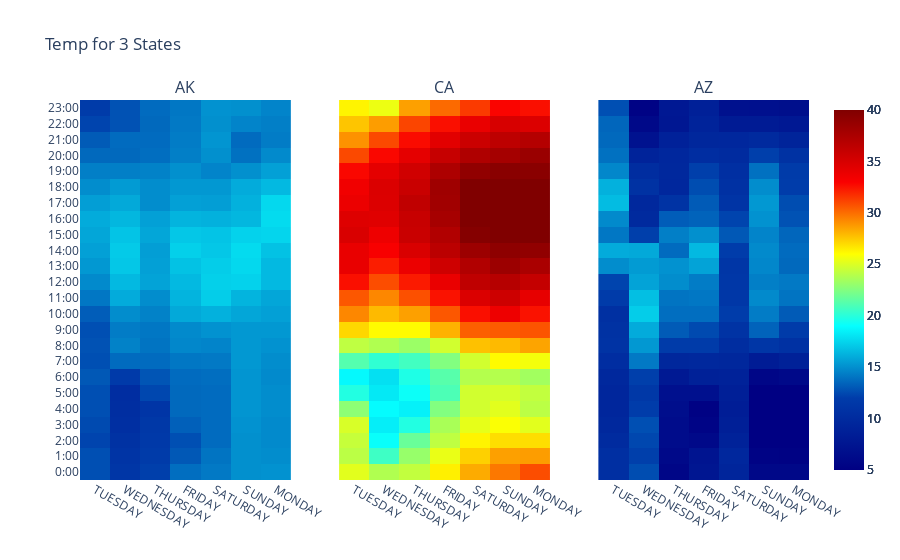

The code cell stored with this chart in its notebook:
### Code cell
pyo.iplot(fig)

### Figure 1 — Plotly figure (JSON) as saved in the notebook; plotly's stock layout.template omitted (floating-point values rounded to 4 significant figures; data arrays with more than 128 entries replaced by an {"elided": "..."} marker saying what was removed)
{"data": [{"colorscale": [[0, "rgb(0,0,131)"], [0.2, "rgb(0,60,170)"], [0.4, "rgb(5,255,255)"], [0.6, "rgb(255,255,0)"], [0.8, "rgb(250,0,0)"], [1, "rgb(128,0,0)"]], "type": "heatmap", "x": {"elided": "168 str values"}, "xaxis": "x", "y": {"elided": "168 str values"}, "yaxis": "y", "z": {"elided": "168 float values"}, "zmax": 40, "zmin": 5}, {"colorscale": [[0, "rgb(0,0,131)"], [0.2, "rgb(0,60,170)"], [0.4, "rgb(5,255,255)"], [0.6, "rgb(255,255,0)"], [0.8, "rgb(250,0,0)"], [1, "rgb(128,0,0)"]], "type": "heatmap", "x": {"elided": "168 str values"}, "xaxis": "x2", "y": {"elided": "168 str values"}, "yaxis": "y2", "z": {"elided": "168 float values"}, "zmax": 40, "zmin": 5}, {"colorscale": [[0, "rgb(0,0,131)"], [0.2, "rgb(0,60,170)"], [0.4, "rgb(5,255,255)"], [0.6, "rgb(255,255,0)"], [0.8, "rgb(250,0,0)"], [1, "rgb(128,0,0)"]], "type": "heatmap", "x": {"elided": "168 str values"}, "xaxis": "x3", "y": {"elided": "168 str values"}, "yaxis": "y3", "z": {"elided": "168 float values"}, "zmax": 40, "zmin": 5}, {"colorscale": [[0, "rgb(0,0,131)"], [0.2, "rgb(0,60,170)"], [0.4, "rgb(5,255,255)"], [0.6, "rgb(255,255,0)"], [0.8, "rgb(250,0,0)"], [1, "rgb(128,0,0)"]], "type": "heatmap", "x": {"elided": "168 str values"}, "xaxis": "x", "y": {"elided": "168 str values"}, "yaxis": "y", "z": {"elided": "168 float values"}, "zmax": 40, "zmin": 5}, {"colorscale": [[0, "rgb(0,0,131)"], [0.2, "rgb(0,60,170)"], [0.4, "rgb(5,255,255)"], [0.6, "rgb(255,255,0)"], [0.8, "rgb(250,0,0)"], [1, "rgb(128,0,0)"]], "type": "heatmap", "x": {"elided": "168 str values"}, "xaxis": "x2", "y": {"elided": "168 str values"}, "yaxis": "y2", "z": {"elided": "168 float values"}, "zmax": 40, "zmin": 5}, {"colorscale": [[0, "rgb(0,0,131)"], [0.2, "rgb(0,60,170)"], [0.4, "rgb(5,255,255)"], [0.6, "rgb(255,255,0)"], [0.8, "rgb(250,0,0)"], [1, "rgb(128,0,0)"]], "type": "heatmap", "x": {"elided": "168 str values"}, "xaxis": "x3", "y": {"elided": "168 str values"}, "yaxis": "y3", "z": {"elided": "168 float values"}, "zmax": 40, "zmin": 5}], "layout": {"annotations": [{"font": {"size": 16}, "showarrow": false, "text": "AK", "x": 0.1444, "xanchor": "center", "xref": "paper", "y": 1, "yanchor": "bottom", "yref": "paper"}, {"font": {"size": 16}, "showarrow": false, "text": "CA", "x": 0.5, "xanchor": "center", "xref": "paper", "y": 1, "yanchor": "bottom", "yref": "paper"}, {"font": {"size": 16}, "showarrow": false, "text": "AZ", "x": 0.8556, "xanchor": "center", "xref": "paper", "y": 1, "yanchor": "bottom", "yref": "paper"}], "autosize": true, "title": {"text": "Temp for 3 States"}, "xaxis": {"anchor": "y", "autorange": true, "domain": [0, 0.2889], "range": [-0.5, 6.5], "type": "category"}, "xaxis2": {"anchor": "y2", "autorange": true, "domain": [0.3556, 0.6444], "range": [-0.5, 6.5], "type": "category"}, "xaxis3": {"anchor": "y3", "autorange": true, "domain": [0.7111, 1], "range": [-0.5, 6.5], "type": "category"}, "yaxis": {"anchor": "x", "autorange": true, "domain": [0, 1], "range": [-0.5, 23.5], "type": "category"}, "yaxis2": {"anchor": "x2", "autorange": true, "domain": [0, 1], "matches": "y", "range": [-0.5, 23.5], "showticklabels": false, "type": "category"}, "yaxis3": {"anchor": "x3", "autorange": true, "domain": [0, 1], "matches": "y", "range": [-0.5, 23.5], "showticklabels": false, "type": "category"}}}
